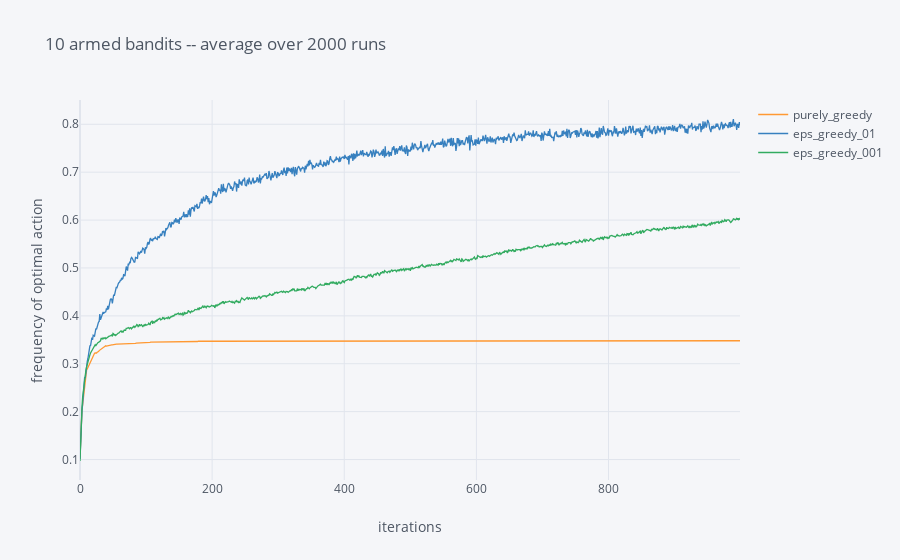

The code cell stored with this chart in its notebook:
### Code cell
df = pd.DataFrame(dtype=float)


array_greedy = (matrix_choices == array_best_choice.reshape((-1,1))).sum(axis=0) / N_RUN
array_eps_greedy = (matrix_choices2 == array_best_choice2.reshape((-1,1))).sum(axis=0) / N_RUN
array_eps_greedy2 = (matrix_choices3 == array_best_choice3.reshape((-1,1))).sum(axis=0) / N_RUN


df = df.assign(purely_greedy=array_greedy,
               eps_greedy_01=array_eps_greedy,
               eps_greedy_001=array_eps_greedy2)

df.iplot(title="10 Armed bandits -- Average over 2000 runs",
         xTitle="iterations",
         yTitle="frequency of optimal action")

del df

### Figure 1 — Plotly figure (JSON) as saved in the notebook; plotly's stock layout.template omitted (floating-point values rounded to 4 significant figures; data arrays with more than 128 entries replaced by an {"elided": "..."} marker saying what was removed)
{"data": [{"line": {"color": "rgba(255, 153, 51, 1.0)", "dash": "solid", "shape": "linear", "width": 1.3}, "mode": "lines", "name": "purely_greedy", "text": "", "type": "scatter", "x": {"elided": "1000 int values"}, "y": {"elided": "1000 float values"}}, {"line": {"color": "rgba(55, 128, 191, 1.0)", "dash": "solid", "shape": "linear", "width": 1.3}, "mode": "lines", "name": "eps_greedy_01", "text": "", "type": "scatter", "x": {"elided": "1000 int values"}, "y": {"elided": "1000 float values"}}, {"line": {"color": "rgba(50, 171, 96, 1.0)", "dash": "solid", "shape": "linear", "width": 1.3}, "mode": "lines", "name": "eps_greedy_001", "text": "", "type": "scatter", "x": {"elided": "1000 int values"}, "y": {"elided": "1000 float values"}}], "layout": {"legend": {"bgcolor": "#F5F6F9", "font": {"color": "#4D5663"}}, "paper_bgcolor": "#F5F6F9", "plot_bgcolor": "#F5F6F9", "title": {"font": {"color": "#4D5663"}, "text": "10 armed bandits -- average over 2000 runs"}, "xaxis": {"gridcolor": "#E1E5ED", "showgrid": true, "tickfont": {"color": "#4D5663"}, "title": {"font": {"color": "#4D5663"}, "text": "iterations"}, "zerolinecolor": "#E1E5ED"}, "yaxis": {"gridcolor": "#E1E5ED", "showgrid": true, "tickfont": {"color": "#4D5663"}, "title": {"font": {"color": "#4D5663"}, "text": "frequency of optimal action"}, "zerolinecolor": "#E1E5ED"}}}
